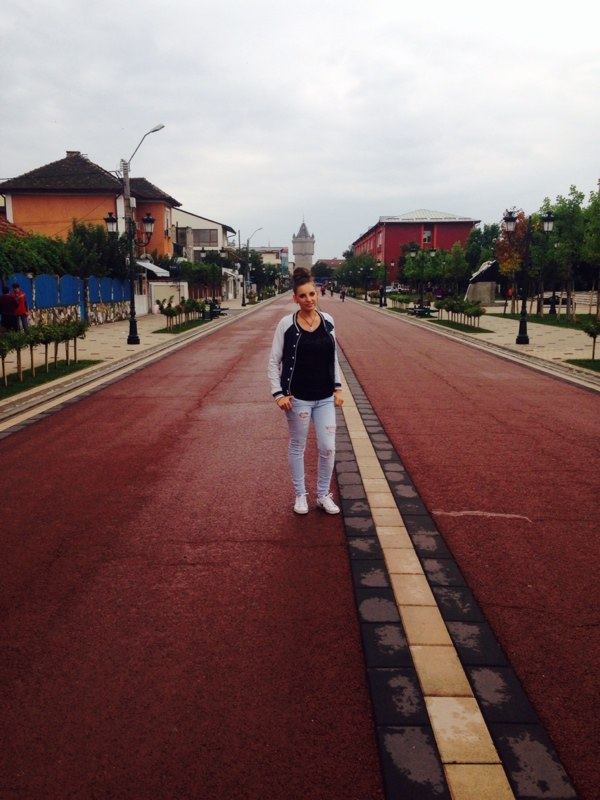
%> input picture Seamless Carving/data/asd.jpg, 600 x 800 px
$ octave --eval "result = calculeazaEnergie(imread('../data/asd.jpg'));"   (GNU Octave 9; MATLAB toolbox functions it lacks are replaced by stand-ins)
%> lines starting %> are read from the running program, lines starting %| are printed output that depends on the picture
function E = calculeazaEnergie(img)
%calculeaza energia la fiecare pixel pe baza gradientului
%input: img - imaginea initiala
%output: E - energia

img = rgb2gray(img);%transforma imaginea
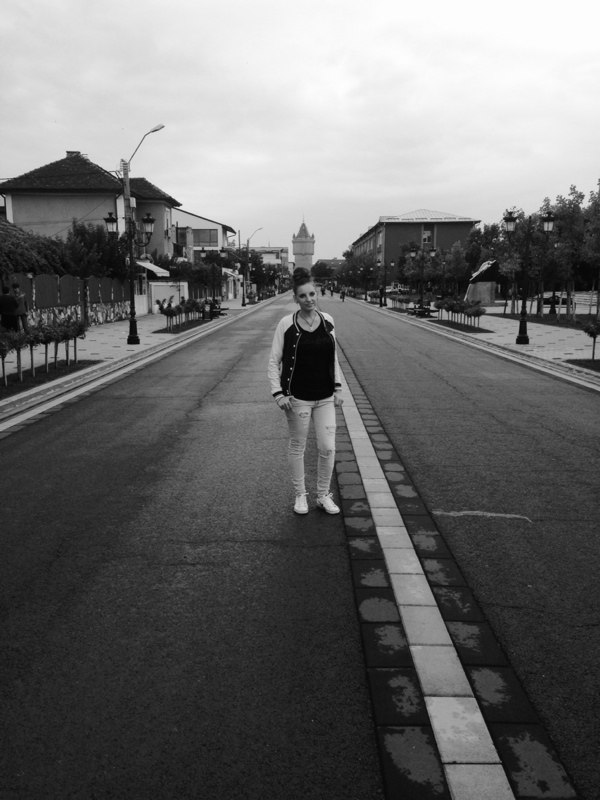
%> img: size 800x600 uint8; min 1, max 254, mean 107.3
f = -fspecial('sobel');%foloseste filtrul sobel
Gx = imfilter(int16(img),f','replicate');%gradientul in directia x
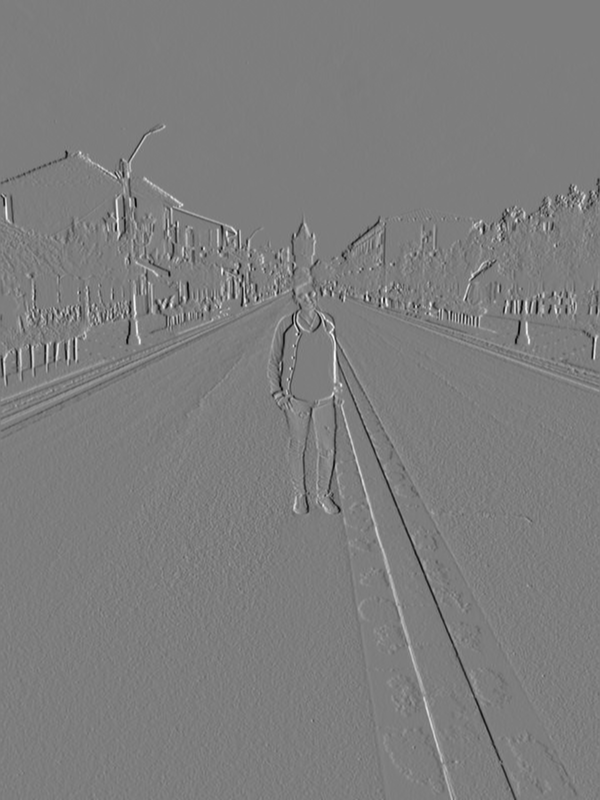
%> Gx: size 800x600 int16; min -626, max 644, mean 0.2; drawn with min black and max white
Gy = imfilter(int16(img),f,'replicate');%gradientul in directia y
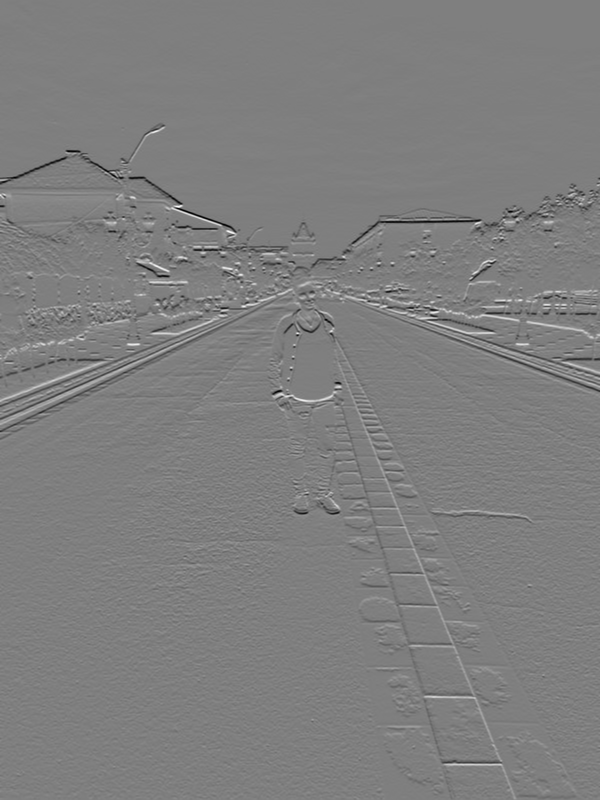
%> Gy: size 800x600 int16; min -692, max 694, mean -2.1; drawn with min black and max white
E = sqrt(double(Gx.^2+Gy.^2));
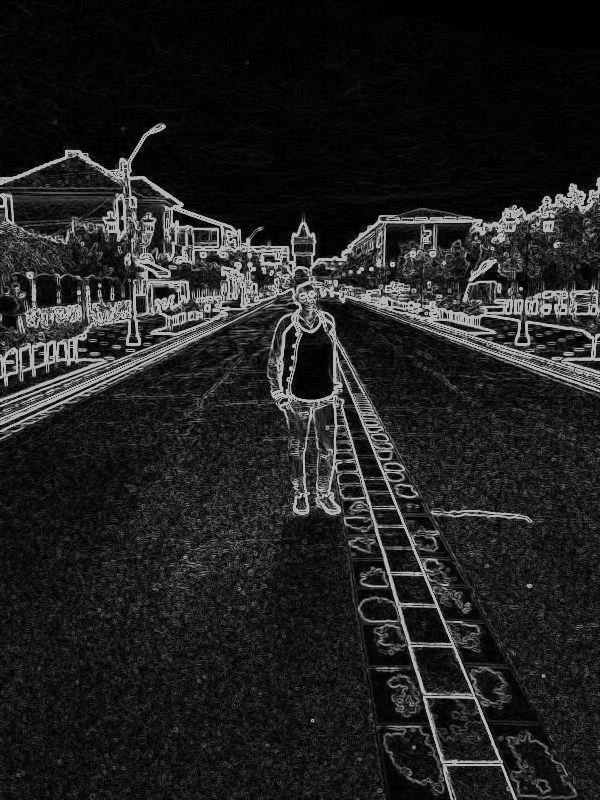
%> E: size 800x600 double; min 0, max 181, mean 33.6

$ run again, on Seamless Carving/data/beach.jpg
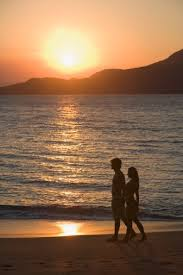
%> input picture Seamless Carving/data/beach.jpg, 183 x 275 px
%> in calculeazaEnergie, `Gy = imfilter(int16(img),f,'replicate');`:
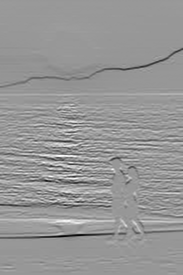
%> Gy: size 275x183 int16; min -695, max 473, mean -4.3; drawn with min black and max white
%> in calculeazaEnergie, `E = sqrt(double(Gx.^2+Gy.^2));`:
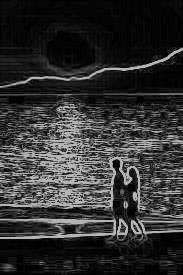
%> E: size 275x183 double; min 0, max 181, mean 49.3

$ run again, on Seamless Carving/data/lac.jpg
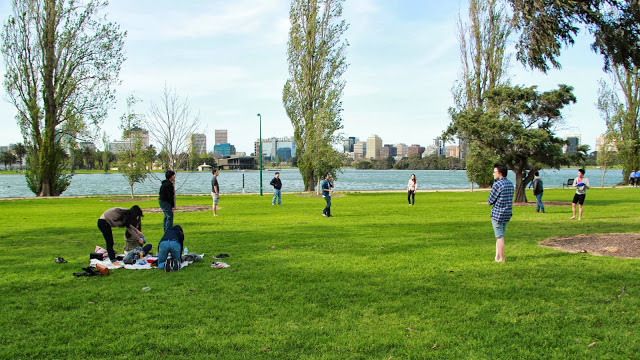
%> input picture Seamless Carving/data/lac.jpg, 640 x 360 px
%> in calculeazaEnergie, `Gy = imfilter(int16(img),f,'replicate');`:
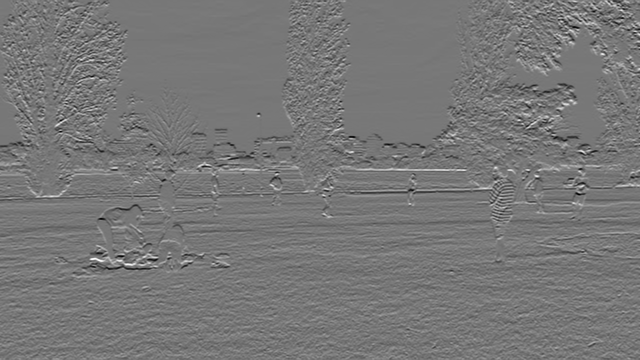
%> Gy: size 360x640 int16; min -829, max 934, mean -2.1; drawn with min black and max white
%> in calculeazaEnergie, `E = sqrt(double(Gx.^2+Gy.^2));`:
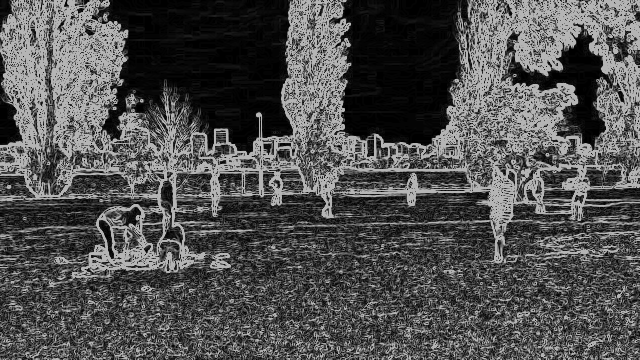
%> E: size 360x640 double; min 0, max 181, mean 80.9
